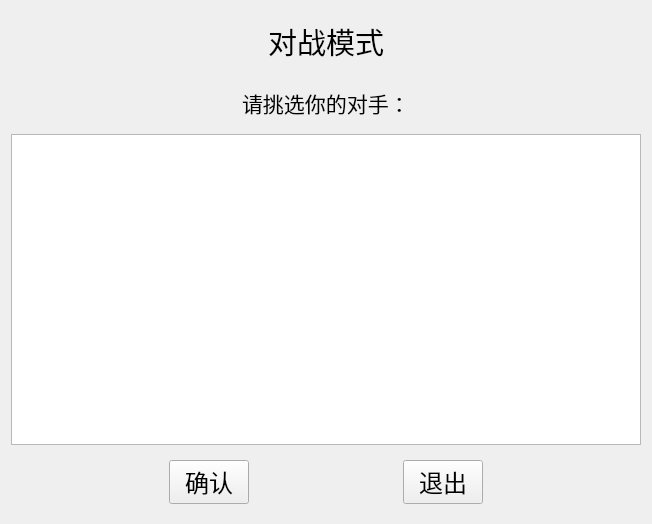
<?xml version="1.0" encoding="UTF-8"?>
<ui version="4.0">
 <class>battleSelectPage</class>
 <widget class="QWidget" name="battleSelectPage">
  <property name="geometry">
   <rect>
    <x>0</x>
    <y>0</y>
    <width>652</width>
    <height>524</height>
   </rect>
  </property>
  <property name="windowTitle">
   <string>Form</string>
  </property>
  <layout class="QVBoxLayout" name="verticalLayout_2">
   <item>
    <layout class="QVBoxLayout" name="verticalLayout">
     <item>
      <widget class="QWidget" name="widget" native="true">
       <layout class="QHBoxLayout" name="horizontalLayout">
        <item>
         <spacer name="horizontalSpacer">
          <property name="orientation">
           <enum>Qt::Horizontal</enum>
          </property>
          <property name="sizeHint" stdset="0">
           <size>
            <width>219</width>
            <height>20</height>
           </size>
          </property>
         </spacer>
        </item>
        <item>
         <widget class="QLabel" name="label">
          <property name="font">
           <font>
            <family>华文行楷</family>
            <pointsize>22</pointsize>
           </font>
          </property>
          <property name="text">
           <string>对战模式</string>
          </property>
         </widget>
        </item>
        <item>
         <spacer name="horizontalSpacer_2">
          <property name="orientation">
           <enum>Qt::Horizontal</enum>
          </property>
          <property name="sizeHint" stdset="0">
           <size>
            <width>219</width>
            <height>20</height>
           </size>
          </property>
         </spacer>
        </item>
       </layout>
      </widget>
     </item>
     <item>
      <widget class="QWidget" name="widget_2" native="true">
       <layout class="QHBoxLayout" name="horizontalLayout_2">
        <item>
         <spacer name="horizontalSpacer_3">
          <property name="orientation">
           <enum>Qt::Horizontal</enum>
          </property>
          <property name="sizeHint" stdset="0">
           <size>
            <width>185</width>
            <height>20</height>
           </size>
          </property>
         </spacer>
        </item>
        <item>
         <widget class="QLabel" name="label_2">
          <property name="font">
           <font>
            <family>华文行楷</family>
            <pointsize>16</pointsize>
           </font>
          </property>
          <property name="text">
           <string>请挑选你的对手：</string>
          </property>
         </widget>
        </item>
        <item>
         <spacer name="horizontalSpacer_4">
          <property name="orientation">
           <enum>Qt::Horizontal</enum>
          </property>
          <property name="sizeHint" stdset="0">
           <size>
            <width>185</width>
            <height>20</height>
           </size>
          </property>
         </spacer>
        </item>
       </layout>
      </widget>
     </item>
     <item>
      <widget class="QTableWidget" name="tableWidget"/>
     </item>
     <item>
      <widget class="QWidget" name="widget_3" native="true">
       <layout class="QHBoxLayout" name="horizontalLayout_3">
        <item>
         <spacer name="horizontalSpacer_5">
          <property name="orientation">
           <enum>Qt::Horizontal</enum>
          </property>
          <property name="sizeHint" stdset="0">
           <size>
            <width>128</width>
            <height>20</height>
           </size>
          </property>
         </spacer>
        </item>
        <item>
         <widget class="QPushButton" name="confirmButton">
          <property name="font">
           <font>
            <family>华文行楷</family>
            <pointsize>18</pointsize>
           </font>
          </property>
          <property name="text">
           <string>确认</string>
          </property>
         </widget>
        </item>
        <item>
         <spacer name="horizontalSpacer_6">
          <property name="orientation">
           <enum>Qt::Horizontal</enum>
          </property>
          <property name="sizeHint" stdset="0">
           <size>
            <width>127</width>
            <height>20</height>
           </size>
          </property>
         </spacer>
        </item>
        <item>
         <widget class="QPushButton" name="exitButton">
          <property name="font">
           <font>
            <family>华文行楷</family>
            <pointsize>18</pointsize>
           </font>
          </property>
          <property name="text">
           <string>退出</string>
          </property>
         </widget>
        </item>
        <item>
         <spacer name="horizontalSpacer_7">
          <property name="orientation">
           <enum>Qt::Horizontal</enum>
          </property>
          <property name="sizeHint" stdset="0">
           <size>
            <width>128</width>
            <height>20</height>
           </size>
          </property>
         </spacer>
        </item>
       </layout>
      </widget>
     </item>
    </layout>
   </item>
  </layout>
 </widget>
 <resources/>
 <connections/>
</ui>
